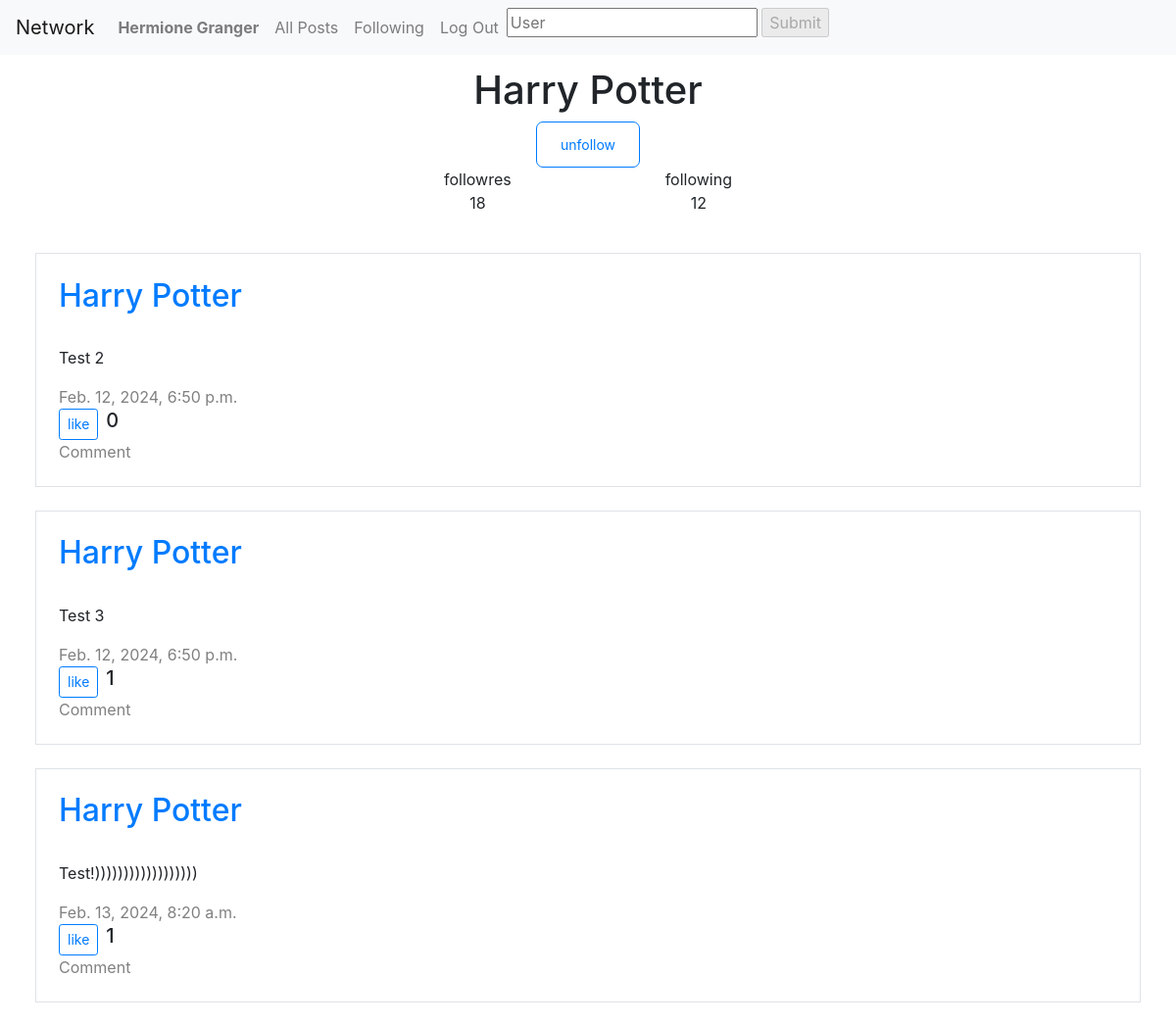
Screenshot of /users/Harry Potter (signed in) with the database file from the repository.
### network/models.py (models this page shows, shortened)
class User(AbstractBaseUser, PermissionsMixin):
    email = models.EmailField(unique=True)
    username = models.CharField(max_length=20,)
    liked_postes=models.ManyToManyField('Post',related_name='liking_users', blank=True)
    following=models.ManyToManyField('self', blank=True, symmetrical=False)
    followres=models.ManyToManyField('self', blank=True, symmetrical=False, related_name="ba3")
    is_active = models.BooleanField(default=True)
    is_staff = models.BooleanField(default=False)
    is_superuser = models.BooleanField(default=False)
    USERNAME_FIELD = 'email'
    REQUIRED_FIELDS = ['username']
    objects = CustomUserManager()
    def count_followres(self):
        followres=self.followres.all()
        return followres.count()
    def count_following(self):
        following=self.following.all()
        return following.count()
    def is_followed(self, user):
        return self.following.filter(pk=user.pk).exists()
    def __str__(self):
        return self.username

class Post(models.Model):
    user=models.ForeignKey(User, on_delete=models.CASCADE, related_name="post")
    text=models.CharField(max_length=1000)
    liked_users=models.ManyToManyField(User, blank=True, related_name='users_like_post')
    date=models.DateField(default=timezone.now)
    time=models.TimeField(default=get_current_time)
    def likes(self):
        return self.liked_users.count()
    def liked(self):
        users=self.liked_users.all()
        return [user.username for user in users]

### network/views.py (the view)
# urls.py: path("users/<str:username>", views.users, name="users"),
def users(request, username):
    if not request.user.is_authenticated:
        return HttpResponseRedirect(reverse("login"))
    user=User.objects.get(username=username)
    return render(request, "network/users.html",{
        "user_page":user,
        "following":user.count_following(),
        "followres":user.count_followres(),
        "Posts":Post.objects.filter(user=user),
        "is_followed":request.user.is_followed(user),
    })

### network/templates/network/users.html (shortened to what this page needs)
{% extends "network/layout.html" %}
{% block body %}
<div id="page">
    <h1 class="center">{{user_page.username}}</h1>
        <div class="user_page">
            {% if user_page.username != user.username and user.is_authenticated %}
                <button data-id="{{user_page.id}}" class="btn btn-sm btn-outline-primary follow_button" id="follow_button">
                    {% if is_followed %}
                    unfollow
                    {% else %}
                        follow
                    {% endif %}
                </button>
            {% endif %}
            <ul class="ul_page" id="follow">
                <li class="li_page" data-follow="get_followres" data-username="{{user_page.username}}"><div>followres</div><div id="followres_numbre">{{followres}}</div></li>
                <li class="li_page" data-follow="get_following" data-username="{{user_page.username}}"><div>following</div><div>{{following}}</div></li>
            </ul>
        </div>
            {% for Post in Posts %}
            <div class="border">
                <h2><a href="{% url 'users' Post.user %}">{{Post.user}}</a></h2><br>
                <p>{{Post.text}}</p>
                <div class="gray">{{Post.date}}, {{Post.time}}</div>
                <div class="like" id="like">
                        {% if user.username in Post.liked %}
                        <button class="btn btn-sm btn-outline-primary" id="like_button" data-id="{{user.id}}" data-post_id="{{Post.id}}">dislike</button>
                        {% else %}
                        <button class="btn btn-sm btn-outline-primary" id="like_button" data-id="{{user.id}}" data-post_id="{{Post.id}}">like</button>
                        {% endif %}
                    <h5 id="like_count">{{Post.likes}}</h5>
                </div>
                <div class="gray comment" data-id={{Post.id}}>Comment</div>
            </div>
          {% empty %}
            <h1>No Post</h1>
        {% endfor %}
        </div>
</div>
{% endblock body %}

### network/templates/network/layout.html (shortened to what this page needs)
{% load static %}
<!DOCTYPE html>
<html lang="en">
    <head>
        <link rel="stylesheet" href="https://stackpath.bootstrapcdn.com/bootstrap/4.4.1/css/bootstrap.min.css">
        <link rel="stylesheet" href="{% static 'network/styles.css' %}">
    </head>
    <body>
        <nav class="navbar navbar-expand-lg navbar-light bg-light">
            <a class="navbar-brand" href="#">Network</a>
            <div>
              <ul class="navbar-nav mr-auto">
                {% if user.is_authenticated %}
                    <li class="nav-item">
                        <a class="nav-link" href="{% url 'users' user.username %}"><strong>{{ user.username }}</strong></a>
                    </li>
                {% endif %}
                <li class="nav-item">
                  <a class="nav-link"  href="{% url 'index' %}">All Posts</a>
                </li>
                {% if user.is_authenticated %}
                    <li class="nav-item">
                        <a class="nav-link" href="{% url 'index_following' %}" id="following_link">Following</a>
                    </li>
                    <li class="nav-item">
                        <a class="nav-link" href="{% url 'logout' %}">Log Out</a>
                    </li>
                    <li class="nav-item">
                        <form id="search_form">
                            <input type="text" placeholder="User" name="user" id="input_user">
                            <input type="submit" id="submit_user" disabled >
                        </form>
                    </li>
                {% endif %}
              </ul>
            </div>
          </nav>
        <div class="body">
            {% block body %}
            {% endblock %}
    </body>
</html>

### network/static/network/styles.css (style rules this page uses)
.body { margin: 1%; }
.border { margin: 2%; padding: 2%; border: 1px solid black; text-align: initial; }
.gray { color: gray; }
.comment { user-select: none; }
.user_page { display: flex; flex-direction: column; align-items: center; justify-content: center; text-align: center; }
.ul_page { display: flex; justify-content: space-between; width: 25%; list-style: none; padding: 0; }
.follow_button { border-radius: 7px; padding: 1% 2%; }
.center { text-align: center; }
.like { display: flex; gap: 0.5rem; }

### rows the page displays
User: username "Hermione Granger"
User: username "Harry Potter"
Post: user "Harry Potter", text "Test 2", date "Feb. 12, 2024", time "6:50 p.m.", likes "0"
Post: user "Harry Potter", text "Test 3", date "Feb. 12, 2024", time "6:50 p.m.", likes "1"
Post: user "Harry Potter", text "Test!))))))))))))))))))", date "Feb. 13, 2024", time "8:20 a.m.", likes "1"

### other values shown
{{ followres }} "18"
{{ following }} "12"
